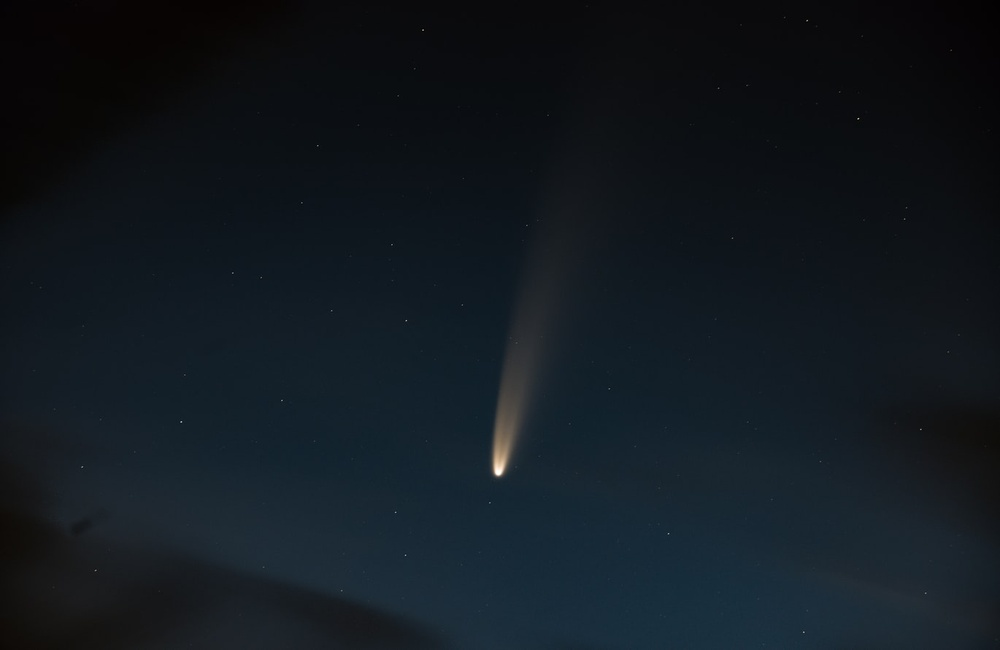
#> input picture centre-of-mass/comet.jpg, 1000 x 650 px, shrunk from 1370 x 891 before the run
$ jupyter execute scipy-ndimage-centre-of-mass.ipynb   (shell and % lines are left out)
#> lines starting #> are read from the running program, lines starting #| are printed output that depends on the picture
[cell 1]
import cv2
import matplotlib.pyplot as plt
import numpy as np
from scipy import ndimage

Image Source: https://unsplash.com/photos/9obtGmpfglg

[cell 2]
comet = cv2.imread('comet.jpg')
#> comet is the input picture: shape (650, 1000, 3); mean B, G, R 31.9, 25.5, 18
comet = cv2.cvtColor(comet,cv2.COLOR_RGB2BGR)
plt.imshow(comet)
print(comet.shape)
#| (650, 1000, 3)

[cell 3]
comet_gray = np.copy(comet)
comet_gray = cv2.cvtColor(comet_gray,cv2.COLOR_RGB2GRAY)

[cell 4]
plt.imshow(comet_gray,cmap='gray')

[cell 5]
ndimage.measurements.center_of_mass(comet_gray)
#> Out = (396.6, 505.4)

[cell 6]
com = ndimage.measurements.center_of_mass(comet_gray)
#> com = (396.6, 505.4)
comx = int(ndimage.measurements.center_of_mass(comet_gray)[1])
#> comx = 505
comy = int(ndimage.measurements.center_of_mass(comet_gray)[0])
#> comy = 396

[cell 7]
color = (255,0,0)
t = 10

e = 150
n1 = (comx-e,comy-e)
#> n1 = (355, 246)
n2 = (comx+e,comy+e)
#> n2 = (655, 546)

[cell 8]
comet_2 = np.copy(comet)
comet_2 = cv2.rectangle(comet_2,n1,n2,color,t)
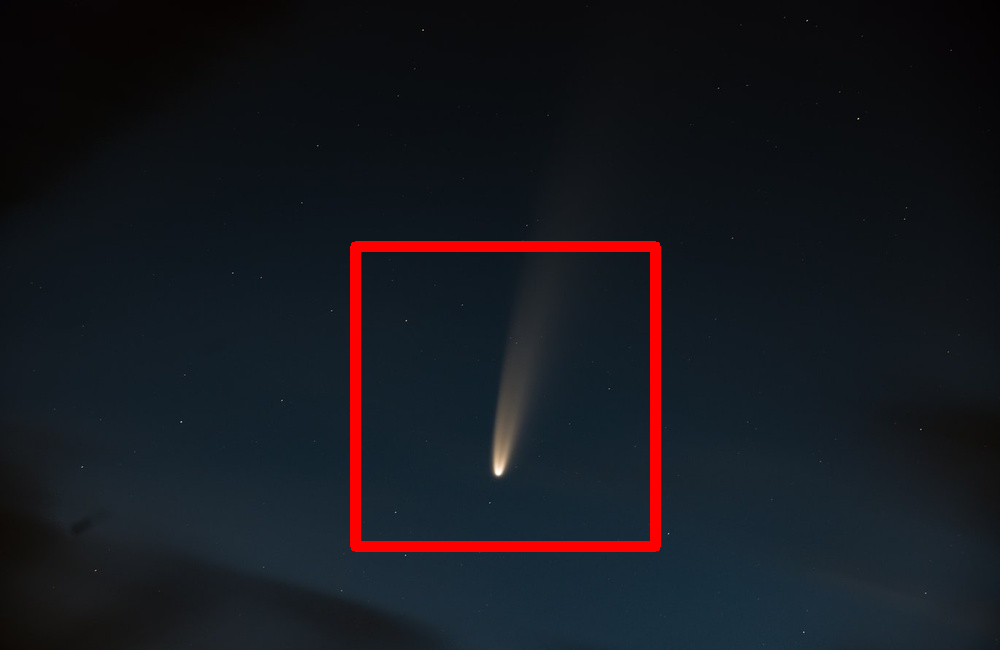
#> comet_2: shape (650, 1000, 3); mean R, G, B 22.8, 24.8, 31.1
